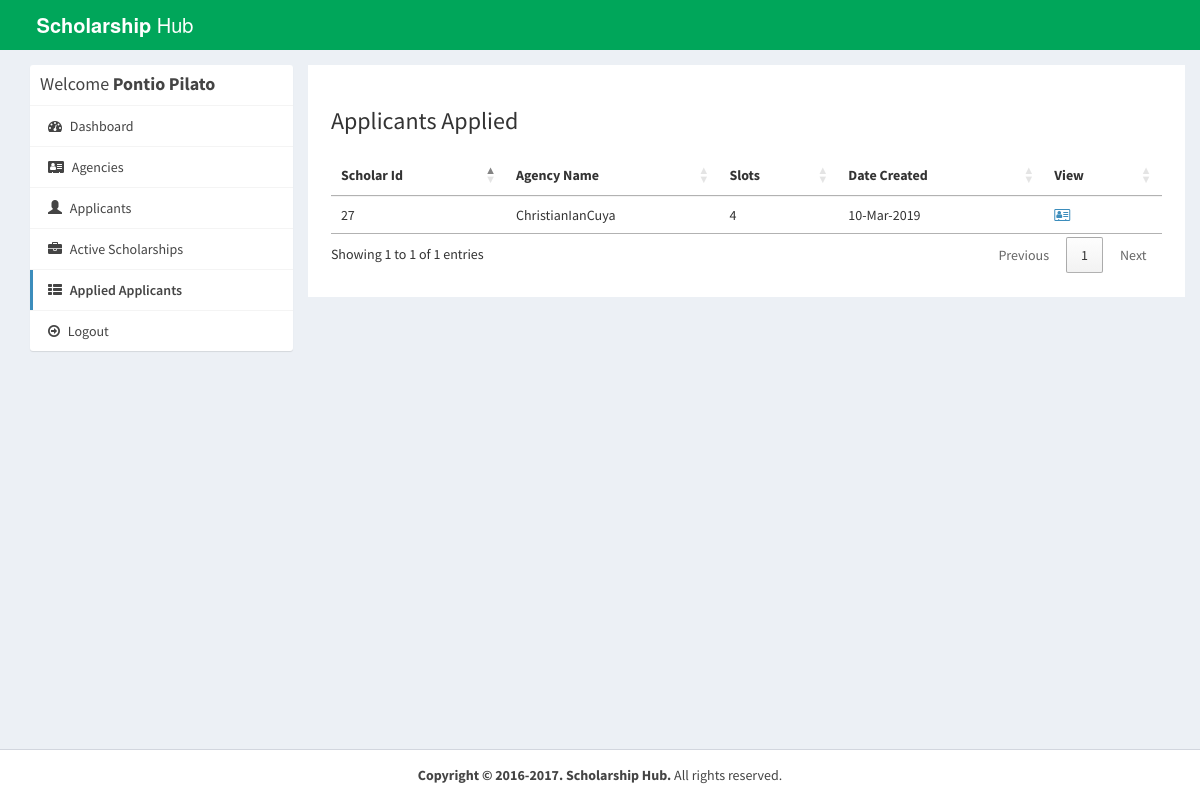
The page /admin/App-App.php (signed in) on the database its author committed.
### tables this page shows
CREATE TABLE `apply_scholar` (
  `AppSc_id` int(11) NOT NULL,
  `scholar_id` int(11) NOT NULL,
  `agency_id` int(11) NOT NULL,
  `Applicant_id` int(11) NOT NULL,
  `Application_id` int(11) NOT NULL,
  `status` int(11) NOT NULL,
  `hide` int(11) NOT NULL,
  `dateapplied` timestamp NOT NULL DEFAULT CURRENT_TIMESTAMP ON UPDATE CURRENT_TIMESTAMP,
  `gwa` decimal(10,3) NOT NULL,
  `tl_pts` decimal(10,3) NOT NULL
);

CREATE TABLE `post_scholar` (
  `scholar_id` int(15) NOT NULL,
  `agency_id` int(15) NOT NULL,
  `Quota_applicant` int(15) NOT NULL,
  `deadline` varchar(255) NOT NULL,
  `minGWA` decimal(10,2) NOT NULL,
  `maxGWA` decimal(10,2) NOT NULL,
  `desc_scholar` mediumtext NOT NULL,
  `gwa_pts` decimal(10,0) NOT NULL,
  `Status` int(11) NOT NULL,
  `TimeCreated` timestamp NOT NULL DEFAULT CURRENT_TIMESTAMP ON UPDATE CURRENT_TIMESTAMP,
  `docsreq` text NOT NULL,
  `Subject_type` varchar(255) NOT NULL,
  `applicant_type` int(11) NOT NULL
);

CREATE TABLE `agency` (
  `Agency_id` int(15) NOT NULL,
  `Handler_Name` varchar(45) NOT NULL,
  `Agency_Name` varchar(45) NOT NULL,
  `Agency_Address` varchar(45) NOT NULL,
  `Agency_Contact` int(10) NOT NULL,
  `Briefdesc` mediumtext NOT NULL,
  `Email_add` varchar(45) NOT NULL,
  `Password` varchar(45) NOT NULL,
  `logo` varchar(255) NOT NULL,
  `TimeCreated` date NOT NULL
);

### admin/App-App.php (the view, shortened to what this page needs)
<?php
require_once("../db.php");
?>
<!DOCTYPE html>
<html>
<head>
  <link rel="stylesheet" href="https://cdnjs.cloudflare.com/ajax/libs/twitter-bootstrap/3.3.7/css/bootstrap.min.css">
  <link rel="stylesheet" href="https://cdnjs.cloudflare.com/ajax/libs/font-awesome/4.7.0/css/font-awesome.min.css">
  <link rel="stylesheet" href="https://cdnjs.cloudflare.com/ajax/libs/ionicons/2.0.1/css/ionicons.min.css">
  <link rel="stylesheet" href="https://cdn.datatables.net/1.10.15/css/jquery.dataTables.min.css">
  <link rel="stylesheet" href="../css/AdminLTE.min.css">
  <link rel="stylesheet" href="../css/_all-skins.min.css">
  <link rel="stylesheet" href="../css/custom.css">
</head>
<body class="hold-transition skin-green sidebar-mini">
<div class="wrapper">
  <header class="main-header">
    <a href="index.php" class="logo logo-bg">
      <span class="logo-lg"><b>Scholarship</b> Hub</span>
    </a>
    <nav class="navbar navbar-static-top">
    </nav>
  </header>
  <div class="content-wrapper" style="margin-left: 0px;">
    <section id="candidates" class="content-header">
      <div class="container">
        <div class="row">
          <div class="col-md-3">
            <div class="box box-solid">
              <div class="box-header with-border">
           <h3 class="box-title">Welcome <b><?php echo $_SESSION['name'];?></b></h3>
              </div>
              <div class="box-body no-padding">
                <ul class="nav nav-pills nav-stacked">
                  <li><a href="dashboard.php"><i class="fa fa-dashboard"></i> Dashboard</a></li>
				     <li ><a href="agency.php"><i class="fa fa-address-card"></i> Agencies</a></li>
					  <li ><a href="apps.php"><i class="glyphicon glyphicon-user"></i> Applicants</a></li>
                  <li ><a href="active-jobs.php"><i class="fa fa-briefcase"></i> Active Scholarships</a></li>
				  <li class="active"><a href="App-App.php"><i class="fa fa-th-list"></i> Applied Applicants</a></li>
                  <li><a href="../logout.php"><i class="fa fa-arrow-circle-o-right"></i> Logout</a></li>
                </ul>
              </div>
            </div>
          </div>
          <div class="col-md-9 bg-white padding-2">
            <h3>Applicants Applied</h3>
            <div class="row margin-top-20">
              <div class="col-md-12">
                <div class="box-body table-responsive no-padding">
                  <table id="example2" class="table table-hover">
                    <thead>
                      <th>Scholar Id</th>
                      <th>Agency Name</th>
                      <th>Slots</th>
                      <th>Date Created</th>
					  <th>View</th>
                    </thead>
                    <tbody>
                      <?php
                      $sql = "SELECT *, post_scholar.TimeCreated as datecreated FROM `apply_scholar` inner JOIN post_scholar on apply_scholar.scholar_id=post_scholar.scholar_id inner join agency on post_scholar.agency_id = agency.Agency_id group by apply_scholar.scholar_id ";
                      $result = $conn->query($sql);
                      if($result->num_rows > 0) {
                        while($row = $result->fetch_assoc()) {
                      ?>
                      <tr>
                        <td><?php echo $row['scholar_id']; ?></td>
                        <td><?php echo $row['Agency_Name']; ?></td>
						  <td><?php echo $row['Quota_applicant']; ?></td>
                        <td><?php echo date("d-M-Y", strtotime($row['datecreated'])); ?></td>
						<td><a href="viewApp.php?id=<?php echo $row['scholar_id']; ?>"><i class="fa fa-address-card-o"></i></a></td>
                      </tr>
                            <?php
                        }
                      }
                    ?>
                    </tbody>
                  </table>
                </div>
              </div>
            </div>
          </div>
        </div>
      </div>
    </section>
  </div>
  <footer class="main-footer" style="margin-left: 0px;">
    <div class="text-center">
      <strong>Copyright &copy; 2016-2017. Scholarship Hub.</strong> All rights
    reserved.
    </div>
  </footer>
</div>
</body>
</html>

### css/custom.css (style rules this page uses)
.logo-bg { background-color: #00A65A !important; }
.margin-top-20 { margin-top: 20px; }
.padding-2 { padding: 2%; }
.bg-white { background-color: #fff; }

### rows shown on the page
apply_scholar: scholar.scholar_id "27", agency.Agency_Name "ChristianIanCuya", scholar.Quota_applicant "4", scholar.TimeCreated "10-Mar-2019"

### other values the page prints
$_SESSION['name'] "Pontio Pilato"
